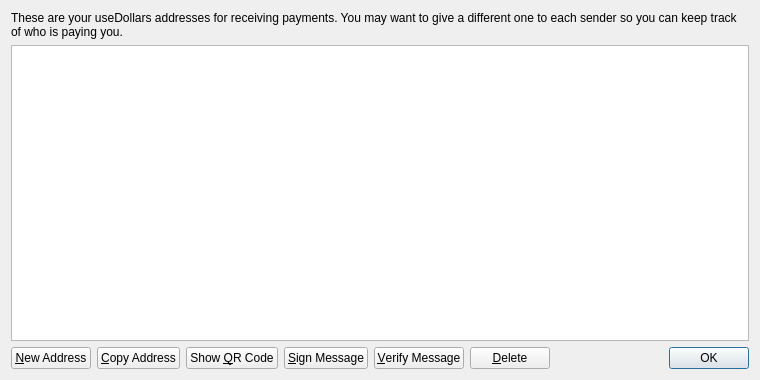
<?xml version="1.0" encoding="UTF-8"?>
<ui version="4.0">
 <class>AddressBookPage</class>
 <widget class="QWidget" name="AddressBookPage">
  <property name="geometry">
   <rect>
    <x>0</x>
    <y>0</y>
    <width>760</width>
    <height>380</height>
   </rect>
  </property>
  <property name="windowTitle">
   <string>Address Book</string>
  </property>
  <layout class="QVBoxLayout" name="verticalLayout">
   <item>
    <widget class="QLabel" name="labelExplanation">
     <property name="text">
      <string>These are your useDollars addresses for receiving payments. You may want to give a different one to each sender so you can keep track of who is paying you.</string>
     </property>
     <property name="textFormat">
      <enum>Qt::PlainText</enum>
     </property>
     <property name="wordWrap">
      <bool>true</bool>
     </property>
    </widget>
   </item>
   <item>
    <widget class="QTableView" name="tableView">
     <property name="contextMenuPolicy">
      <enum>Qt::CustomContextMenu</enum>
     </property>
     <property name="toolTip">
      <string>Double-click to edit address or label</string>
     </property>
     <property name="tabKeyNavigation">
      <bool>false</bool>
     </property>
     <property name="alternatingRowColors">
      <bool>true</bool>
     </property>
     <property name="selectionMode">
      <enum>QAbstractItemView::SingleSelection</enum>
     </property>
     <property name="selectionBehavior">
      <enum>QAbstractItemView::SelectRows</enum>
     </property>
     <property name="sortingEnabled">
      <bool>true</bool>
     </property>
     <attribute name="verticalHeaderVisible">
      <bool>false</bool>
     </attribute>
    </widget>
   </item>
   <item>
    <layout class="QHBoxLayout" name="horizontalLayout">
     <item>
      <widget class="QPushButton" name="newAddressButton">
       <property name="toolTip">
        <string>Create a new address</string>
       </property>
       <property name="text">
        <string>&amp;New Address</string>
       </property>
       <property name="icon">
        <iconset resource="../bitcoin.qrc">
         <normaloff>:/icons/add</normaloff>:/icons/add</iconset>
       </property>
      </widget>
     </item>
     <item>
      <widget class="QPushButton" name="copyToClipboard">
       <property name="toolTip">
        <string>Copy the currently selected address to the system clipboard</string>
       </property>
       <property name="text">
        <string>&amp;Copy Address</string>
       </property>
       <property name="icon">
        <iconset resource="../bitcoin.qrc">
         <normaloff>:/icons/editcopy</normaloff>:/icons/editcopy</iconset>
       </property>
      </widget>
     </item>
     <item>
      <widget class="QPushButton" name="showQRCode">
       <property name="text">
        <string>Show &amp;QR Code</string>
       </property>
       <property name="icon">
        <iconset resource="../bitcoin.qrc">
         <normaloff>:/icons/qrcode</normaloff>:/icons/qrcode</iconset>
       </property>
      </widget>
     </item>
     <item>
      <widget class="QPushButton" name="signMessage">
       <property name="toolTip">
        <string>Sign a message to prove you own a Bitcoin address</string>
       </property>
       <property name="text">
        <string>&amp;Sign Message</string>
       </property>
       <property name="icon">
        <iconset resource="../bitcoin.qrc">
         <normaloff>:/icons/edit</normaloff>:/icons/edit</iconset>
       </property>
      </widget>
     </item>
     <item>
      <widget class="QPushButton" name="verifyMessage">
       <property name="toolTip">
        <string>Verify a message to ensure it was signed with a specified Bitcoin address</string>
       </property>
       <property name="text">
        <string>&amp;Verify Message</string>
       </property>
       <property name="icon">
        <iconset resource="../bitcoin.qrc">
         <normaloff>:/icons/transaction_0</normaloff>:/icons/transaction_0</iconset>
       </property>
      </widget>
     </item>
     <item>
      <widget class="QPushButton" name="deleteButton">
       <property name="toolTip">
        <string>Delete the currently selected address from the list. Only sending addresses can be deleted.</string>
       </property>
       <property name="text">
        <string>&amp;Delete</string>
       </property>
       <property name="icon">
        <iconset resource="../bitcoin.qrc">
         <normaloff>:/icons/remove</normaloff>:/icons/remove</iconset>
       </property>
      </widget>
     </item>
     <item>
      <spacer name="horizontalSpacer">
       <property name="orientation">
        <enum>Qt::Horizontal</enum>
       </property>
       <property name="sizeHint" stdset="0">
        <size>
         <width>40</width>
         <height>20</height>
        </size>
       </property>
      </spacer>
     </item>
     <item>
      <widget class="QDialogButtonBox" name="buttonBox">
       <property name="sizePolicy">
        <sizepolicy hsizetype="Maximum" vsizetype="Fixed">
         <horstretch>0</horstretch>
         <verstretch>0</verstretch>
        </sizepolicy>
       </property>
       <property name="standardButtons">
        <set>QDialogButtonBox::Ok</set>
       </property>
      </widget>
     </item>
    </layout>
   </item>
  </layout>
 </widget>
 <resources>
  <include location="../bitcoin.qrc"/>
 </resources>
 <connections/>
</ui>
